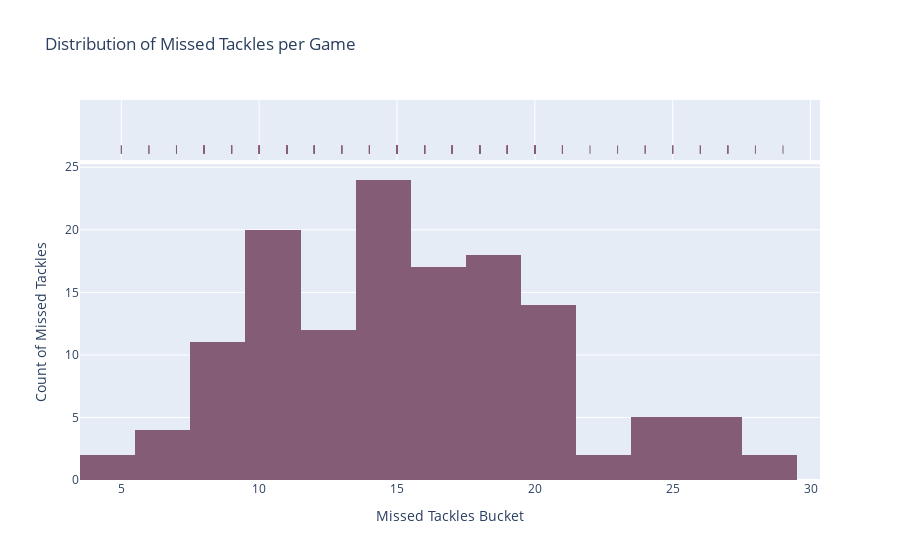

The code cell stored with this chart in its notebook:
### Markdown cell above
The median value is `74`, with q1 and q3 being `67` and `78` respectively. We can thus assume that an NFL game, on average, will have 74 total tackles per game.

But what about missed tackles? Find out now!

### Code cell
missed_tackles_games = tackles.groupby(['gameId'])['pff_missedTackle'].agg('sum')

frame = {'game_id': missed_tackles_games.index,
         'missed_tackles': missed_tackles_games}
 
# Creating DataFrame by passing Dictionary
agg_data = pd.DataFrame(frame).reset_index()
agg_data = agg_data.drop(columns=['game_id'], axis=1)

fig = px.histogram(agg_data, x="missed_tackles", marginal="rug",
                   title='Distribution of Missed Tackles per Game',
                   color_discrete_sequence=px.colors.qualitative.Antique)

# Improve layout
fig.update_layout(
    xaxis_title='Missed Tackles Bucket',
    yaxis_title='Count of Missed Tackles',
    legend_title='Tackles missed'
)
fig.show()

### Figure 1 — Plotly figure (JSON) as saved in the notebook; plotly's stock layout.template omitted (floating-point values rounded to 4 significant figures; data arrays with more than 128 entries replaced by an {"elided": "..."} marker saying what was removed)
{"data": [{"alignmentgroup": "True", "bingroup": "x", "hovertemplate": "missed_tackles=%{x}<br>count=%{y}<extra></extra>", "legendgroup": "", "marker": {"color": "rgb(133, 92, 117)", "pattern": {"shape": ""}}, "name": "", "offsetgroup": "", "orientation": "v", "showlegend": false, "type": "histogram", "x": {"elided": "136 int values"}, "xaxis": "x", "yaxis": "y"}, {"alignmentgroup": "True", "boxpoints": "all", "fillcolor": "rgba(255,255,255,0)", "hoveron": "points", "hovertemplate": "missed_tackles=%{x}<extra></extra>", "jitter": 0, "legendgroup": "", "line": {"color": "rgba(255,255,255,0)"}, "marker": {"color": "rgb(133, 92, 117)", "symbol": "line-ns-open"}, "name": "", "offsetgroup": "", "showlegend": false, "type": "box", "x": {"elided": "136 int values"}, "xaxis": "x2", "yaxis": "y2"}], "layout": {"autosize": true, "barmode": "relative", "legend": {"title": {"text": "Tackles missed"}, "tracegroupgap": 0}, "title": {"text": "Distribution of Missed Tackles per Game"}, "xaxis": {"anchor": "y", "autorange": true, "domain": [0, 1], "range": [3.5, 30.34], "title": {"text": "Missed Tackles Bucket"}, "type": "linear"}, "xaxis2": {"anchor": "y2", "autorange": true, "domain": [0, 1], "matches": "x", "range": [3.5, 30.34], "showgrid": true, "showticklabels": false, "type": "linear"}, "yaxis": {"anchor": "x", "autorange": true, "domain": [0, 0.8316], "range": [0, 25.26], "title": {"text": "Count of Missed Tackles"}}, "yaxis2": {"anchor": "x2", "autorange": true, "domain": [0.8416, 1], "matches": "y2", "range": [-0.6176, 0.5], "showgrid": false, "showline": false, "showticklabels": false, "ticks": "", "type": "category"}}}
